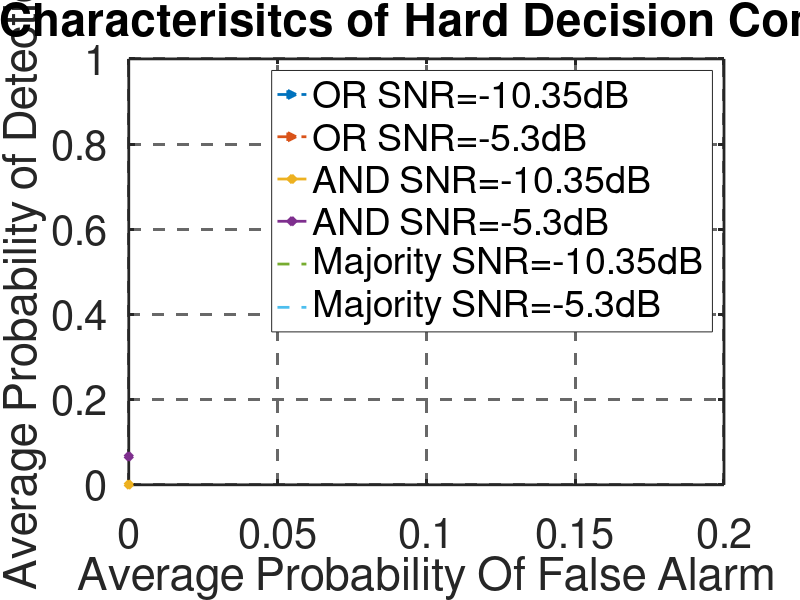

The MATLAB script that drew this image: (Note: this script raises an error after producing the figure.)
% Hard-Decision Combining Results For Sensor Nodes
clc;
close all;
clear all;
%% Parameter Initialization
N = 32;
k=4;%sensor nodes..
variance = 24.32e-9;
pfa = 0.05;
threshold = (qfuncinv(pfa)+sqrt(N)).*sqrt(N)*2*variance;
snrthreotical = -18:0.5:20;
snrlinear = 10.^(snrthreotical/10);
%% SNR values from USRP and RTL-SDR
snrpracticalavg = [-18.23,-14.22,-13.1,-12.22,-10.35,-8.25,-5.3,-2.1,0.13,...
    1.34,2.58,3.76,8.98,11.33,12.35,13.45,15.77];
snrlinearprac = 10.^(snrpracticalavg/10);
%% Computing Detection Probability and ROC Characteristics
pdprac = qfunc((threshold-2*N*variance.*(1+snrlinearprac))./...
    (sqrt(N.*(1+2*snrlinearprac))*(2*variance)));
pdpracor = 1-(1-pdprac).^4;
pdpracand = pdprac.^4;
tmp1 =  (1-pdprac).^2;
tmp2 = (1-pdprac);
pdpracmjr = (6*pdprac.^2).*tmp1+(4*pdprac.^3).*tmp2+pdprac.^4;

pfapracor = 1-(1-pfa).^4;
pfapracand = pfa.^4;
tmp1 =  (1-pfa).^2;
tmp2 = (1-pfa);
pfapracmjr = (6*pfa.^2).*tmp1+(4*pfa.^3).*tmp2+pfa.^4;

%% ROC Characteristics...
figure(1)
hold on;
grid on;
plot(pfapracor,pdpracor(:,5),'-->','LineWidth',2,'MarkerFaceColor','auto');
plot(pfapracor,pdpracor(:,7),'-->','LineWidth',2,'MarkerFaceColor','auto');
plot(pfapracand,pdpracand(:,5),'-d','LineWidth',2,'MarkerFaceColor','auto');
plot(pfapracand,pdpracand(:,7),'-d','LineWidth',2,'MarkerFaceColor','auto');
plot(pfapracmjr,pdpracmjr(:,5),'--','LineWidth',2,'MarkerFaceColor','auto');
plot(pfapracmjr,pdpracmjr(:,7),'--','LineWidth',2,'MarkerFaceColor','auto');
xlabel('Average Probability Of False Alarm');
ylabel('Average Probability of Detection');
title('ROC Characterisitcs of Hard Decision Combining');
hold off;
set(gca,'fontsize',30,'box','on','LineWidth',2,'GridLineStyle','--','GridAlpha',0.7);
lgd = legend('OR SNR=-10.35dB','OR SNR=-5.3dB','AND SNR=-10.35dB',...
    'AND SNR=-5.3dB','Majority SNR=-10.35dB','Majority SNR=-5.3dB');
lgd.FontSize=20;

%% Probability of detection
figure(2)
hold on;
grid on;
plot(snrpracticalavg,pdpracor,'->','LineWidth',2);
plot(snrpracticalavg,pdpracand,'-<','LineWidth',2);
plot(snrpracticalavg,pdpracmjr,'-d','LineWidth',2);
xlabel('SNR_{avg} in (dB)');
ylabel('Average Probability of Detection');
title('P_{davg} vs SNR_{avg} for Hard Decision Combining');
hold off;
set(gca,'fontsize',30,'box','on','LineWidth',2,'GridLineStyle','--','GridAlpha',0.7);
lgd = legend('OR Decision','AND Decision','Majority Rule Decision');
lgd.FontSize=20;
axis([-18.23 15.77 0 1])
